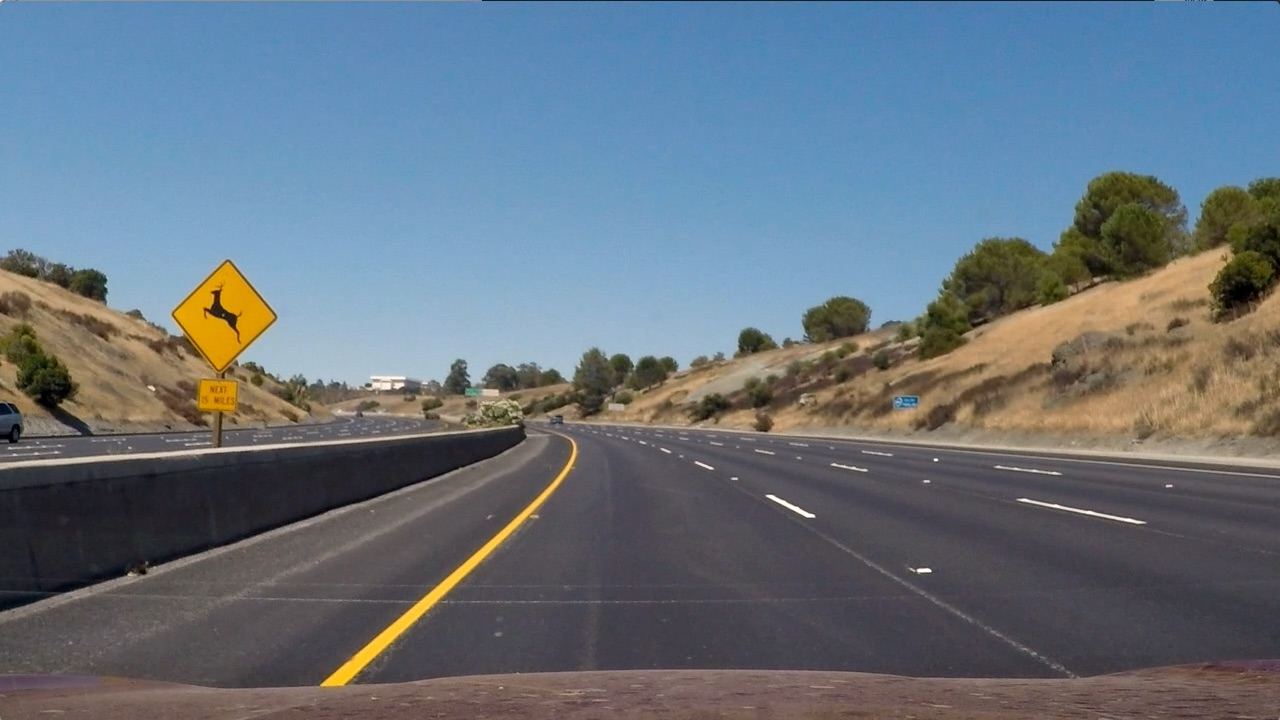
#> input picture test_images/test2.jpg, 1280 x 720 px
$ python perspective_transform.py
#> lines starting #> are read from the running program, lines starting #| are printed output that depends on the picture
#> further down, img is the input picture: shape (720, 1280, 3); mean B, G, R 125.5, 114.6, 102.8
import numpy as np
import cv2
import matplotlib.pyplot as plt


class params():
    # Parallelogram Crop
    horizon = 0.615
    top_left = 0.43
    hood_top = 0.916
    bottom_left = 0.1

    dst_width = 400
    dst_height = 720
    DEBUG_MODE = False


def pWarp(img, reverse=False, original_Dims=(1280, 720)):
    """
    Perspective transform to get bird's eye view
    :img: Input Image
    :return:
    """
#> called with reverse = False, original_Dims = (1280, 720)
    # img = np.array(img)
    x, y = img.shape[1::-1]
#> x = 1280; y = 720
    if reverse:
        x, y = original_Dims

    # It's important that the parallelogram is symmetric and centered
    # Because it's warping with respect to paralellogram
    source_points = np.float32(  # top left and clockwise
        [[x * params.top_left, y * params.horizon],
         [x - x * params.top_left, y * params.horizon],
         [x - x * params.bottom_left, y * params.hood_top],
         [x * params.bottom_left, y * params.hood_top]]
    )
    destination_points = np.float32(  # top left and clockwise
        [[0, 0],
         [params.dst_width, 0],
         [params.dst_width, params.dst_height],
         [0, params.dst_height]]
    )

    if reverse:
        M = cv2.getPerspectiveTransform(destination_points, source_points)
        out_x = x
        out_y = y
    else:
        M = cv2.getPerspectiveTransform(source_points, destination_points)
        out_x = params.dst_width
        out_y = params.dst_height

    warped = cv2.warpPerspective(
        img,
        M,
        # (x, y),
        (out_x, out_y),
        flags=cv2.INTER_NEAREST)
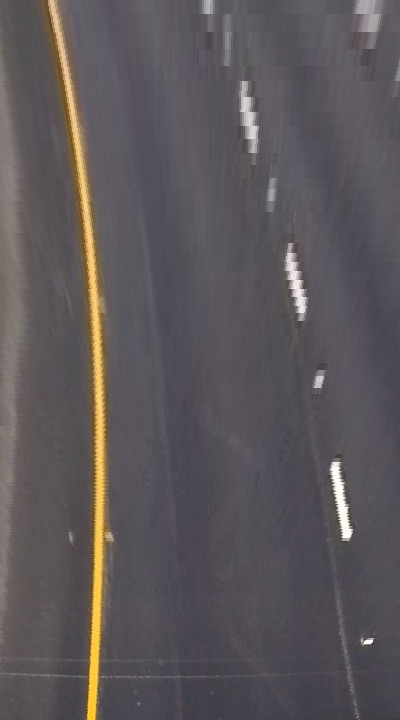
#> warped: shape (720, 400, 3); mean R, G, B 92.5, 87.1, 90
    if params.DEBUG_MODE:
        fig = plt.figure()
        ax1 = plt.subplot(121)
        ax1.set_title("Original")
        plt.imshow(img)
        ax2 = plt.subplot(122)
        ax2.set_title("Bird's Eye Perspective Transform")
        plt.imshow(warped)
        plt.show()
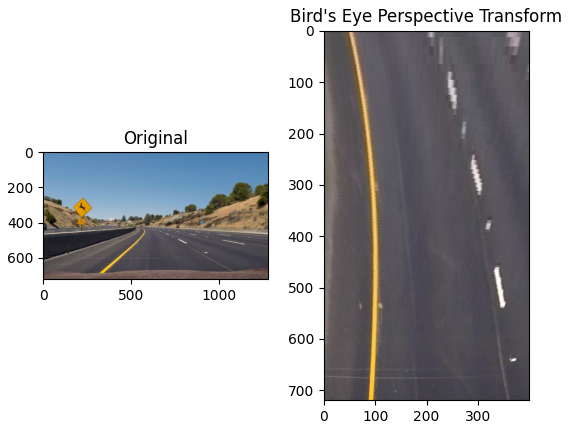
#> figure drawn by matplotlib, 2 panels
    return warped


# --------------------------------------------------------TEST
if __name__ == "__main__":
    params.DEBUG_MODE = True
    img = cv2.imread("test_images/test2.jpg")
    img = cv2.cvtColor(img, cv2.COLOR_BGR2RGB)
    pWarp(img)
    # x,y = (np.array(img).shape)[1::-1]
    # print(params.top_left/x)

$ run again, with test_images/test1.jpg copied over test_images/test2.jpg
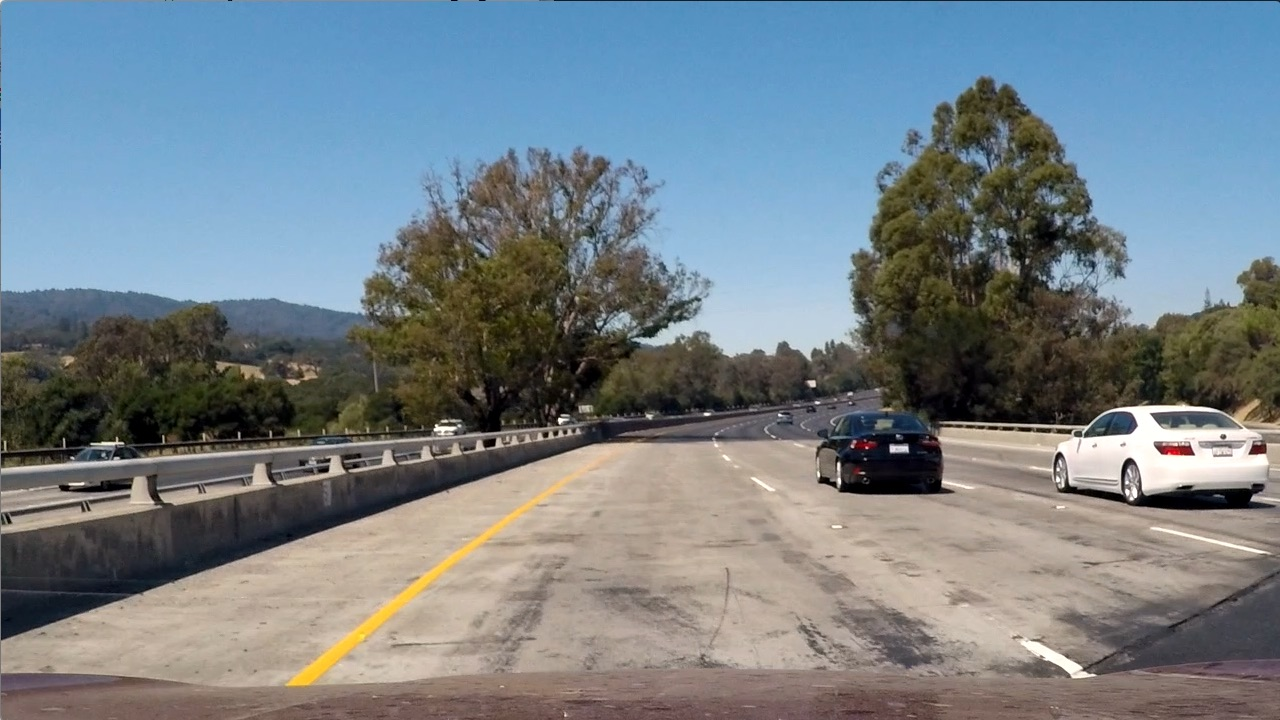
#> input picture test_images/test1.jpg, 1280 x 720 px
#> img is the input picture: shape (720, 1280, 3); mean B, G, R 135.5, 128.7, 117.5
#> in pWarp, `warped = cv2.warpPerspective( img, M,`:
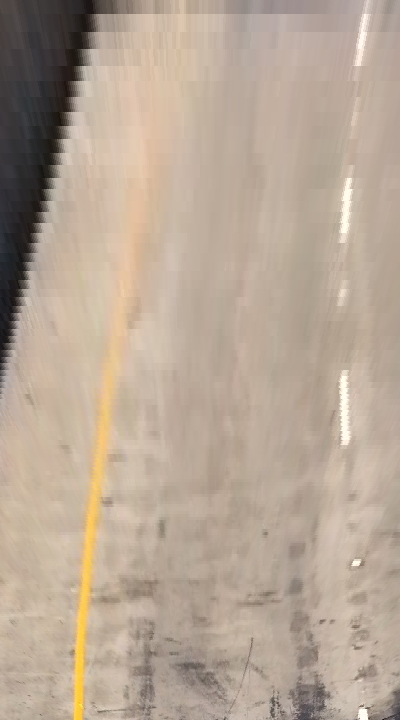
#> warped: shape (720, 400, 3); mean R, G, B 182.9, 165.9, 149.4
#> in pWarp, `plt.show()`:
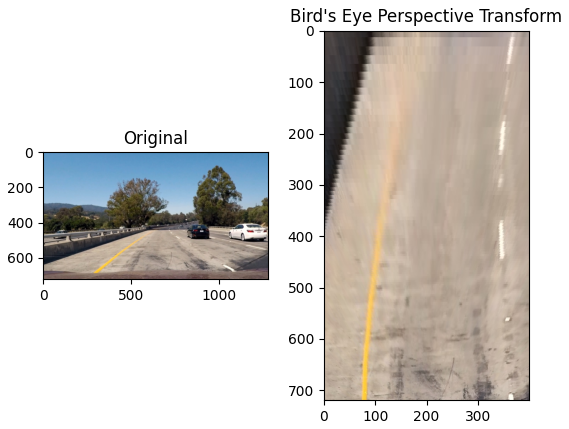
#> figure drawn by matplotlib, 2 panels

$ run again, with test_images/test3.jpg copied over test_images/test2.jpg
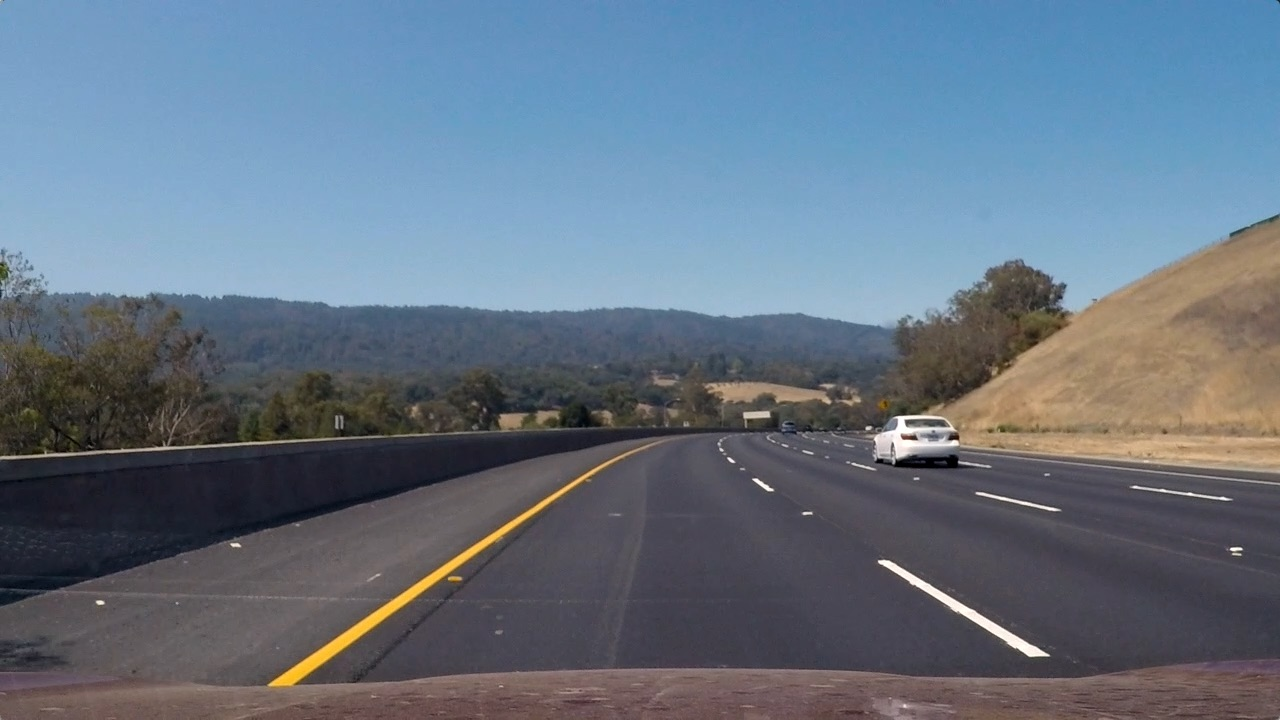
#> input picture test_images/test3.jpg, 1280 x 720 px
#> img is the input picture: shape (720, 1280, 3); mean B, G, R 130.7, 115.3, 101.1
#> in pWarp, `warped = cv2.warpPerspective( img, M,`:
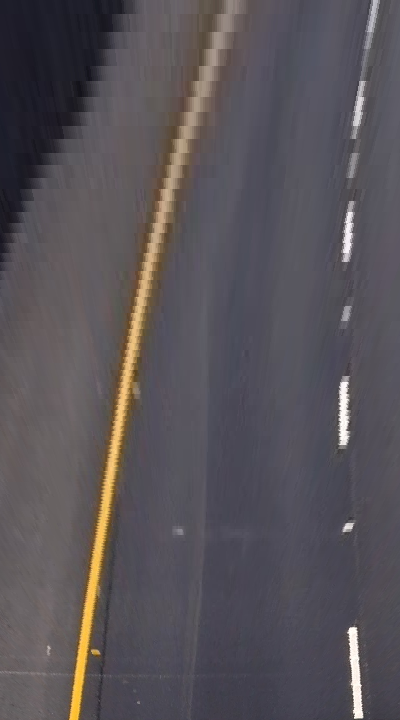
#> warped: shape (720, 400, 3); mean R, G, B 88, 83, 87.9
#> in pWarp, `plt.show()`:
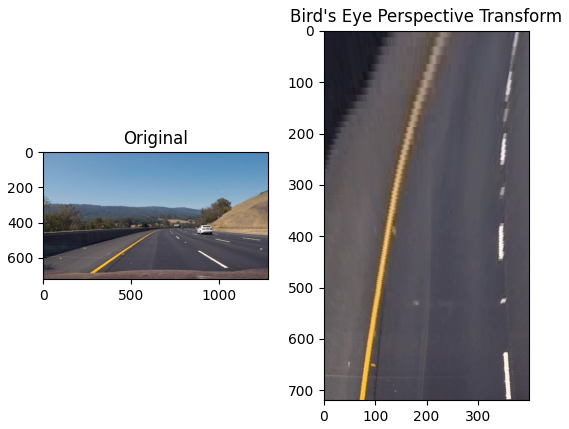
#> figure drawn by matplotlib, 2 panels

$ run again, with test_images/test4.jpg copied over test_images/test2.jpg
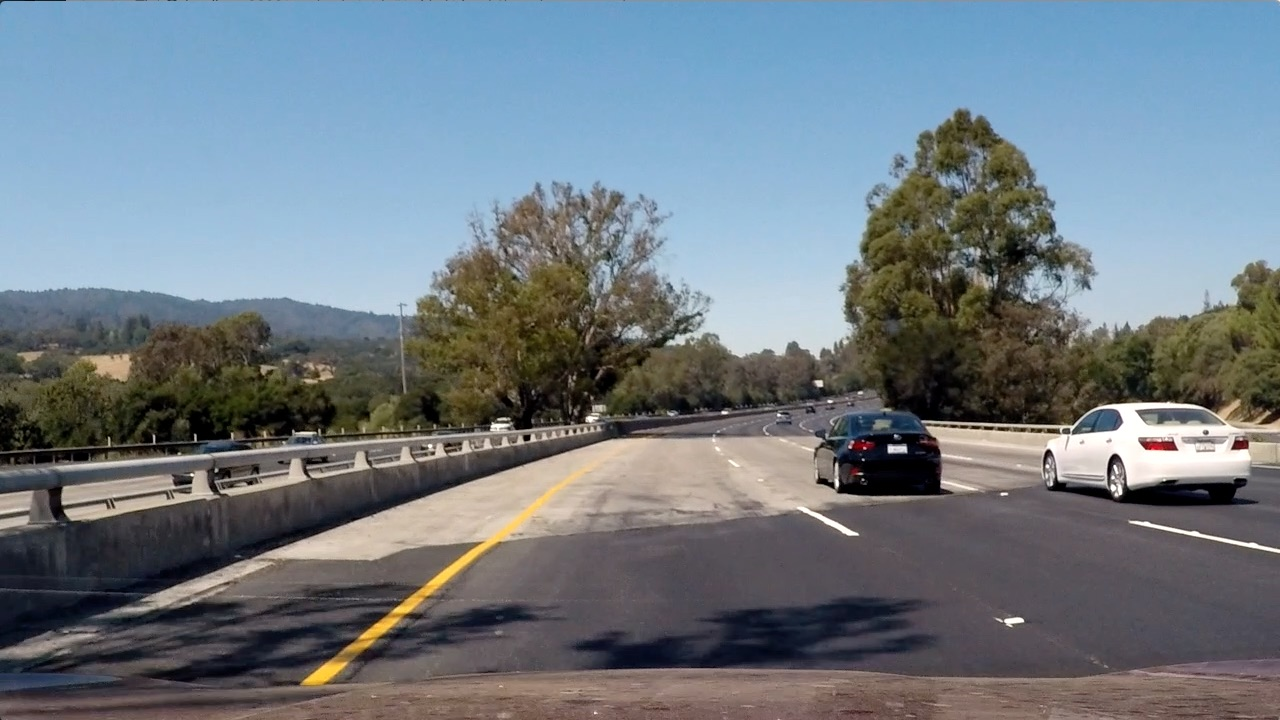
#> input picture test_images/test4.jpg, 1280 x 720 px
#> img is the input picture: shape (720, 1280, 3); mean B, G, R 130.9, 122.7, 112.2
#> in pWarp, `warped = cv2.warpPerspective( img, M,`:
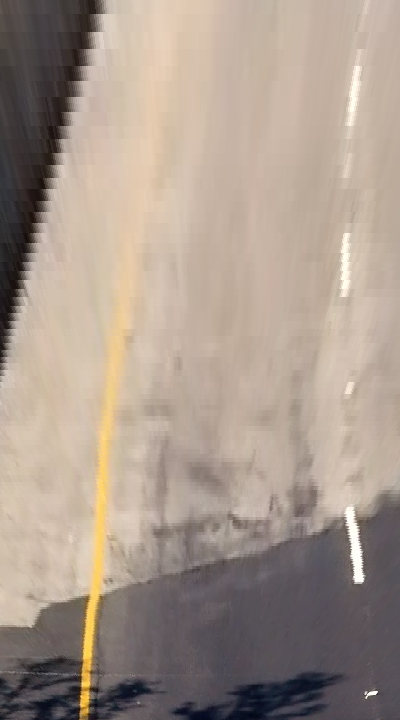
#> warped: shape (720, 400, 3); mean R, G, B 167.3, 152.3, 140.4
#> in pWarp, `plt.show()`:
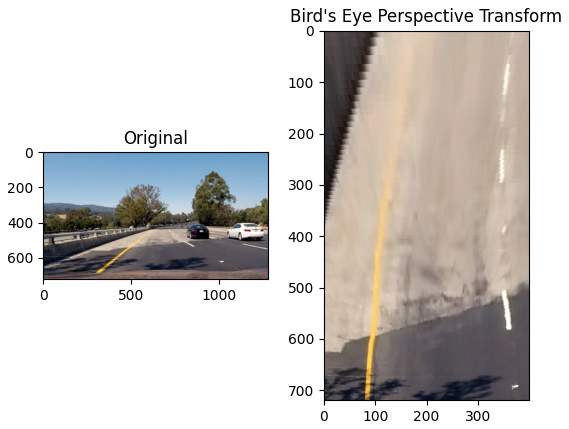
#> figure drawn by matplotlib, 2 panels
